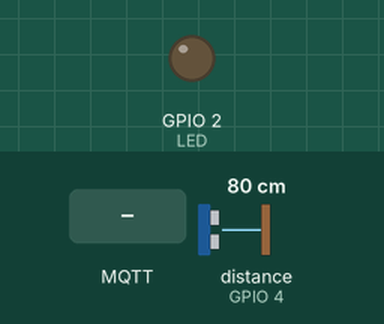
This sketch was run on a simulated ESP8266 (NodeMCU). Parts: output pins drawn as LEDs (lit = HIGH). Wiring (inferred from the names in the program): ultrasonic range finder: trigger GPIO 5; echo GPIO 4. The test bench sets the inputs (shaded band); at power-on: distance to the obstacle (sensor on GPIO 4) 80 cm. The echo pulse lasts 58.3 µs per cm; WiFi joins after 1.5 s; servers stay silent unless stated; no MQTT or app messages arrive unless stated; pins used as bus, display or sensor lines are not drawn; what the sketch prints to the serial monitor is not drawn.

Above: at 2.7 s.
2.8 s: MQTT message "on" arrives on the first subscribed topic
At 3.6 s:
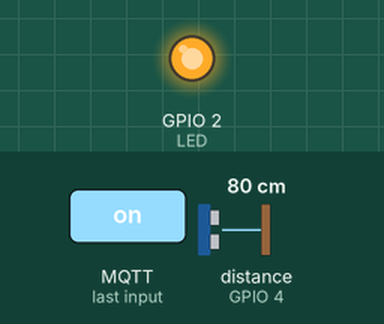
4.3 s: MQTT message "status7" arrives on the first subscribed topic
At 5.3 s:
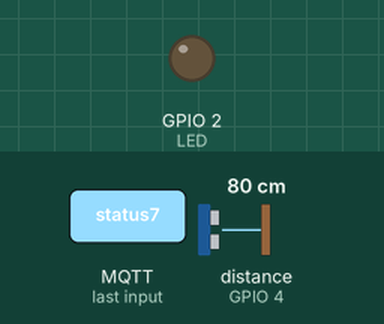
Timing chart, 0 to 7.3 s (numbered marks = the images above; inputs shaded):
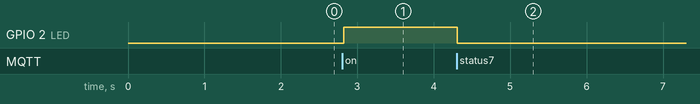

Measured:
- after the input at 2.8 s, GPIO 2 (LED): LOW → HIGH at once
- after the input at 4.3 s, GPIO 2 (LED): HIGH → LOW at once

The sketch:

smartpark2.ino
```cpp
#include <ESP8266WiFi.h>
#include <ESP8266WiFiAP.h>
#include <ESP8266WiFiGeneric.h>
#include <ESP8266WiFiMulti.h>
#include <ESP8266WiFiScan.h>
#include <ESP8266WiFiSTA.h>
#include <ESP8266WiFiType.h>
#include <PubSubClient.h>
#include <WiFiClient.h>
#include <WiFiClientSecure.h>
#include <WiFiServer.h>
#include <WiFiUdp.h>
#include <Wire.h>
#include <SPI.h>
const char* ssid     = "Redmi";
const char* password = "lolyahmm";
const char* mqtt_server = "192.168.43.147";
WiFiClient espClient;
PubSubClient client(espClient);
long lastMsg = 0;
char msg[50];
int value = 0;
int nodeB = 16;

#define TRIGGER 5
#define ECHO    4
#define LED     2

// NodeMCU Pin D1 > TRIGGER | Pin D2 > ECHO

void setup() {

  Serial.begin (9600);
  pinMode(TRIGGER, OUTPUT);
  pinMode(ECHO, INPUT);
//  pinMode(BUILTIN_LED, OUTPUT);
   pinMode(LED, OUTPUT);

   digitalWrite(LED, LOW);
   WiFi.begin(ssid, password);

  while (WiFi.status() != WL_CONNECTED) {
    delay(500);
    Serial.print(".");
  }

  Serial.println("");
  Serial.println("WiFi connected");
  Serial.println("IP address: ");
  Serial.println(WiFi.localIP());

  client.setServer(mqtt_server, 1883);
}
void callback(char* topic, byte* payload, unsigned int length) {
  payload[length] = '\0';
  String s = String((char*)payload);
if (strcmp(topic, "status7") == 0) {
      String s = String((char*)payload);
      float f = s.toFloat();
      if(s== "on"){
        digitalWrite(LED, HIGH);
      Serial.println("status7 Detected");
    }else{
          digitalWrite(LED, LOW);
//        delay(10);

    }

  }

}

void reconnect() {

  while (!client.connected()) {

    if (client.connect("ESP8266ClientD")) {
      client.subscribe("status7");
      client.setCallback(callback);
    } else {
      Serial.print("failed, rc=");
      Serial.print(client.state());
      Serial.println(" try again in 5 seconds");
      // Wait 5 seconds before retrying
      delay(5000);
    }
  }
}

void loop() {
   if (!client.connected()) {
    reconnect();
    client.subscribe("status7");
  }
  //delay(0);
  client.loop();

  long duration, distance;
  digitalWrite(TRIGGER, LOW);
  delayMicroseconds(2);

  digitalWrite(TRIGGER, HIGH);
  delayMicroseconds(10);

  digitalWrite(TRIGGER, LOW);
  duration = pulseIn(ECHO, HIGH);
  distance = (duration/2) / 29.1;

  Serial.print(distance);
  Serial.println("Centimeter:");
  delay(100);

  long now = millis();
  if (now - lastMsg > 10) {
    lastMsg = now;
    ++value;
    snprintf (msg, 75, "%ld", distance);

// dtostrf(distance,3,0,msg);
    client.publish("node7", msg);
  }
}
```
